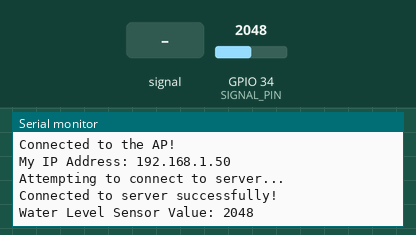
This sketch was run on a simulated ESP32. On the bench: the last lines printed to the serial monitor. The inputs (shaded band) are chosen by the test bench; at power-on: GPIO 34 (SIGNAL_PIN) = 2048. WiFi joins after 1.5 s; servers stay silent unless stated.

Above: at 2.7 s.
2.8 s: GPIO 34 (SIGNAL_PIN) fed a 200 Hz sine of ±327 counts around its level
At 5.2 s:
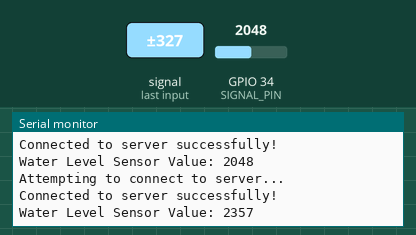
5.8 s: GPIO 34 (SIGNAL_PIN) set to 2866
At 6.08 s:
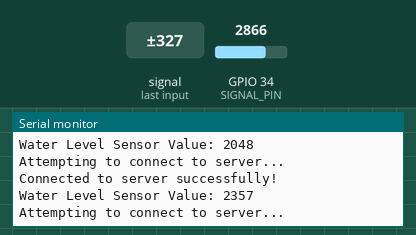
8.8 s: GPIO 34 (SIGNAL_PIN) fed a 1000 Hz sine of ±1023 counts around its level
At 11.4 s:
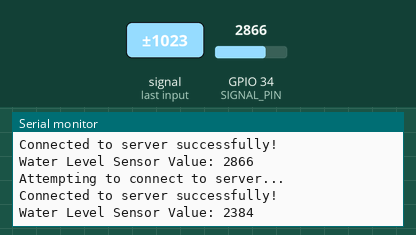
11.8 s: GPIO 34 (SIGNAL_PIN) set to 3603
At 13.4 s:
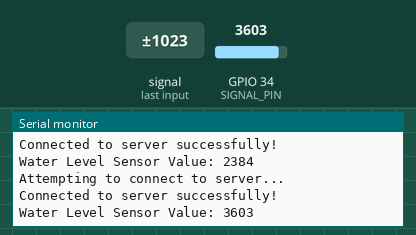
Timing chart, 0 to 14.9 s (numbered marks = the images above; inputs shaded):
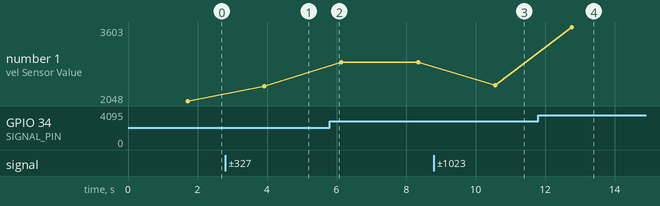

The sketch:

water_module.ino
```cpp
#include <WiFi.h>

// --- Wi-Fi Settings ---
const char* ssid = "ESP32-AP";
const char* password = "12345678";
const char* serverIP = "192.168.4.1";
const int serverPort = 80;

// --- Water Sensor Pins ---
// Note: ESP32 pinouts differ from standard Arduinos.
// GPIO 5 is a standard digital pin, GPIO 34 is an analog-input pin.
#define POWER_PIN  5
#define SIGNAL_PIN 34

// --- Sensor Variables ---
int waterLevel = 0;
int lastWaterLevel = -1; // Stores the previous reading

// --- Tracking Variables ---
unsigned long lastChangeTime = 0;
const unsigned long IDLE_TIMEOUT_MS = 15UL * 60UL * 1000UL; // 15 minutes in milliseconds
const int NOISE_TOLERANCE = 50; // Threshold to ignore minor analog fluctuations
bool warningSent = false; // Prevents spamming the warning

// Create a WiFi client object
WiFiClient client;

void setup() {
  Serial.begin(115200); // Set to 115200 to match the host ESP32

  // Configure water sensor pins
  pinMode(POWER_PIN, OUTPUT);
  digitalWrite(POWER_PIN, LOW); // Turn the sensor OFF initially to prevent corrosion

  // Set ESP32 to Station mode (client mode)
  WiFi.mode(WIFI_STA);

  // Connect to the Access Point
  Serial.print("Connecting to AP: ");
  Serial.println(ssid);
  WiFi.begin(ssid, password);

  // Wait until successfully connected to the Wi-Fi network
  while (WiFi.status() != WL_CONNECTED) {
    delay(500);
    Serial.print(".");
  }

  Serial.println("\nConnected to the AP!");
  Serial.print("My IP Address: ");
  Serial.println(WiFi.localIP());

  // Initialize the timer baseline
  lastChangeTime = millis();
}

void loop() {
  // 1. Maintain connection to the server
  if (!client.connected()) {
    Serial.println("Attempting to connect to server...");

    if (client.connect(serverIP, serverPort)) {
      Serial.println("Connected to server successfully!");
    } else {
      Serial.println("Connection failed. Retrying in 2 seconds...");
      delay(2000);
      return;
    }
  }

  // 2. Read sensor and send data
  if (client.connected()) {

    // --- Read the Water Sensor ---
    digitalWrite(POWER_PIN, HIGH);       // turn the sensor ON
    delay(10);                           // wait 10 milliseconds to stabilize
    waterLevel = analogRead(SIGNAL_PIN); // read the analog value from sensor
    digitalWrite(POWER_PIN, LOW);        // turn the sensor OFF immediately

    // --- Check for Water Level Changes ---
    // If the difference between current and last level is greater than the noise tolerance
    if (abs(waterLevel - lastWaterLevel) > NOISE_TOLERANCE) {
      lastChangeTime = millis();    // Reset the 15-minute timer
      lastWaterLevel = waterLevel;  // Update the recorded baseline level
      warningSent = false;          // Reset the warning flag so it can fire again later
    }

    // --- Check if 15 Minutes Have Passed ---
    if ((millis() - lastChangeTime >= IDLE_TIMEOUT_MS) && !warningSent) {
      Serial.println("WARNING: Water level unchanged for 15 minutes. Rehydrate!");
      client.println("WARNING: Rehydrate!");
      warningSent = true; // Ensure this only sends once per 15-minute idle streak
    }

    // Print to local Serial Monitor
    Serial.print("Water Level Sensor Value: ");
    Serial.println(waterLevel);

    // Send the sensor value to the Host ESP32
    // println() automatically adds the '\n' character the server is looking for
    client.println(waterLevel);

    // Wait for 2 seconds before taking the next reading
    delay(2000);
  }
}
```

Measured:
- after the input at 2.8 s, the serial monitor: prints a new line after 1.1 s (image 1)
- after the input at 8.8 s, the serial monitor: prints a new line after 1.8 s (image 3)
- after the input at 11.8 s, the serial monitor: prints a new line after 0.97 s (image 4)
- plotted number 1: 2048 → 2357 after the input at 2.8 s, 2357 → 2866 after the input at 5.8 s, 2866 → 2384 after the input at 8.8 s, 2384 → 3603 after the input at 11.8 s
